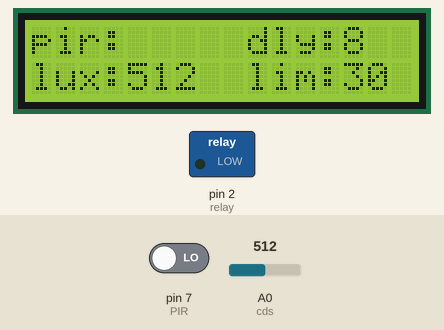
A sketch run on a simulated Arduino Uno, built with avr-gcc and run on an emulated ATmega328P. Shown: 16×2 character LCD, switched loads named in the sketch (green lamp = pin HIGH). The inputs (shaded band) are chosen by the test bench; at power-on: pin 7 (PIR) LOW, A0 (cds) = 512.

Above: at 1.2 s.
1.3 s: pin 7 (PIR) driven HIGH
At 2.1 s:
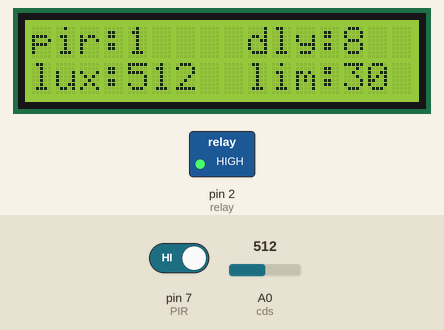
Timing chart, 0 to 4.3 s (numbered marks = the images above; inputs shaded):
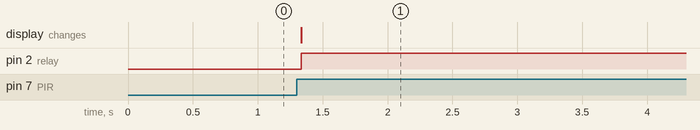

The sketch:

_______________LCD_____.ino
```cpp
#include <Wire.h> //i2c 통신을 위해 미리 선언된 헤더파일을 불러옴
#include <LiquidCrystal_I2C.h> //lcd 동작을 위한 헤더파일을 불러옴

LiquidCrystal_I2C lcd(0x27, 16, 2);


int relay = 2; //2번 핀을 relay로 변수 설정
int PIR = 7; //인체감지센서 7번핀
int PIRstate = 0; //PIR상태를 초기에 0으로
int cds = A0; //A0 핀을 cds로 변수 설정
int delaytime = 8000; //딜레이시간 설정
int limit = 30; //작동 밝기 설정

void setup() {
  pinMode(relay, OUTPUT); //relay를 출력모드로 설정
  pinMode(PIR, INPUT);
  lcd.init(); //lcd를 초기화
  lcd.backlight(); //lcd 백라이트 켜기
  lcd.setCursor(0, 0); //첫 번째 칸, 첫 번째 줄로 커서 이동
  lcd.print("pir:");
  lcd.setCursor(9, 0);
  lcd.print("dly:");
  lcd.setCursor(13, 0);
  lcd.print(delaytime / 1000);
  lcd.setCursor(0, 1); //첫 번째 칸, 두 번째 줄로 커서 이동
  lcd.print("lux:");
  lcd.setCursor(9, 1);
  lcd.print("lim:");
  lcd.setCursor(13, 1);
  lcd.print(limit);
}

void loop() {
  int cdsValue = analogRead(cds); //cds 아날로그 읽기 값을 cdsValue라고 설정
  lcd.setCursor(4, 1);
  lcd.print(cdsValue); //시리얼모니터에 cdsValue값을 출력 후 줄바꿈
  delay(100);
  int PIR_val = digitalRead(PIR); //PIR 디지털 읽기 값을 PIR_val이라고 설정
  if (PIR_val == HIGH) { //만일 PIR_val값이 있다면(센서 감지)
    digitalWrite(relay, HIGH); //relay HIGH 출력
    if (PIRstate == 0) { //그 상태에서 만일 PIRstate가 0이라면
      PIRstate = 1; //PIRstate를 1로 변경
      lcd.setCursor(4, 0);
      lcd.print(PIRstate);
      delay(delaytime);
    }
  }
  else { //그렇지 않을 시(PIR_val값이 없는 상태, 센서 미감지)
    digitalWrite(relay, LOW); //relay LOW 출력
    if (PIRstate == HIGH) { //그 상태에서 만일 PIRstate가 HIGH라면
      PIRstate = 0; //PIRstate를 0으로 변경
      lcd.setCursor(4, 0);
      lcd.print(PIRstate);
    }
  }
}
```

Measured:
- after the input at 1.3 s, pin 2 (relay): LOW → HIGH at once; the display: changes at once (image 1)
